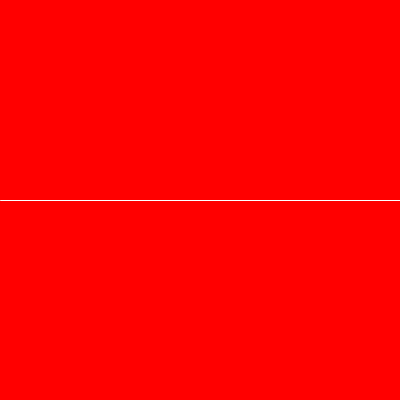
Frame 1 (no input)
Frame 60 (the mouse pressed at the canvas centre just before this capture): identical to frame 1, image omitted
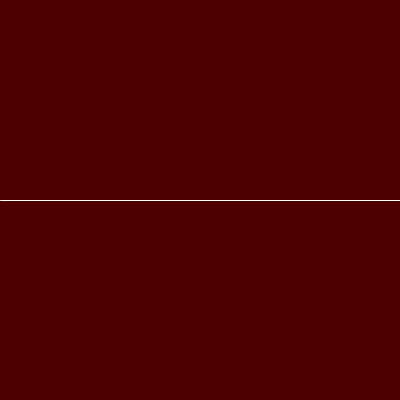
Frame 120 (the mouse held since frame 60 and released just before this capture)

The Processing sketch that drew these frames (run headless with seeded random() and noise(); from frame 60 on, the mouse is pressed at the canvas centre):

// Processing sketch: Sketch
// ── Sketch.pde
/*Colored Rectangle*/
float r, g, b, white;
/*Bouncing Ball*/
int speed, circleX, circleY;
/*Exercise 8-22-19 : change shade of color from red to black*/
int rate;
void setup(){
  size(400,400);
  white =255;
  circleX =0;
  speed =5;
  circleY = height/2;
    r = 255; g =0; b =0;

 // background(255);//to experience dynamism background needs to be placed in run to ensure that the slate is clean for the next image / shape tobe drawn
}
void draw(){
  
 //drawZougImage();
 // drawDynamicrectangles();// draw dynamic rectangles.
 // drawFourSquare();
 //drawTailingLine();
 //drawRectangleWithMouse();
 doExOne();
 //drawColoredREctangles();
 //drawBouncingBall();


}

// ── Exercise1_8_22_19.pde

void doExOne(){
   r = constrain(r, 0, 255);
   rate =3;
  int g =0;
  int b =0;
  background(r,g,b);
  stroke(white);
  line(0, height/2, width,height/2);
  if(mouseY < height/2)
  r+=rate;
  else
  r-=rate;
  
  //if(r > 255)
  //r =255;
  //else if(r < 0)
  //r =0;
  println("r:" + r + ", g:" + g + ", b:" + b);
  
  

}

// ── FourSquare.pde
int x=0;
int y=0;
void drawFourSquare() {

  fill(255);
  stroke(0);
  strokeWeight(1);
  println("width:" + width + ", height:"  + height);
  x=width/2;
  y=0;
  rect(x, y, width/2, height/2);
  x=0;
  y=height/2;
  rect(x, y, width/2, height/2);
  x=0;
  y=0;
  fill(0);
  rect(x, y, width/2, height/2);
  x=width/2;
  y=height/2;
  fill(120);
  rect(x, y, width/2, height/2);
}
